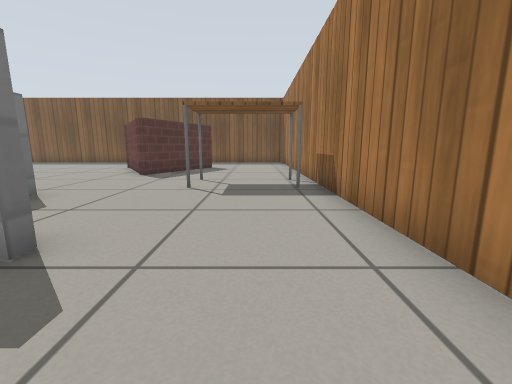
view 1 (above)

16 first-person views from a walk through a robot-simulator world made for Gazebo. The camera is 0.5 m above the floor, tilts 10° down and sees 90° across. The lines on the ground mark 1 m squares. The floor is counted in squares, 0.5 m on a side. Each view is taken from the middle of a square. On the plan, view 1 faces up. The plan holds only what a view shows up to about 11 squares ahead; the rest is blank. Simple patterns stand in for the simulator's built-in surfaces.

view 2
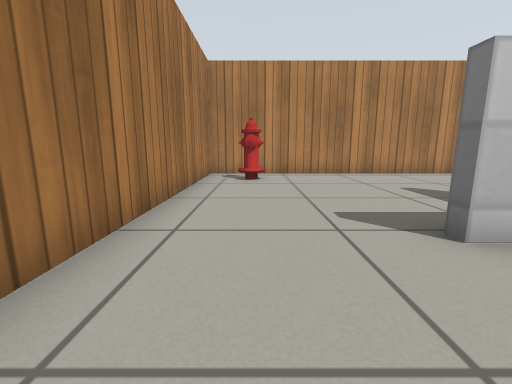

view 3
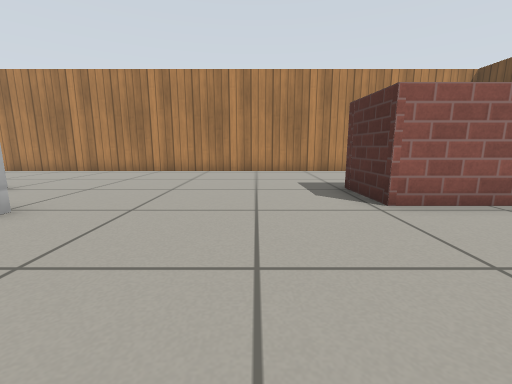

view 4
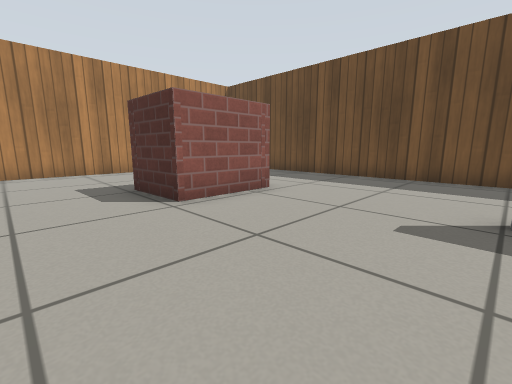

view 5
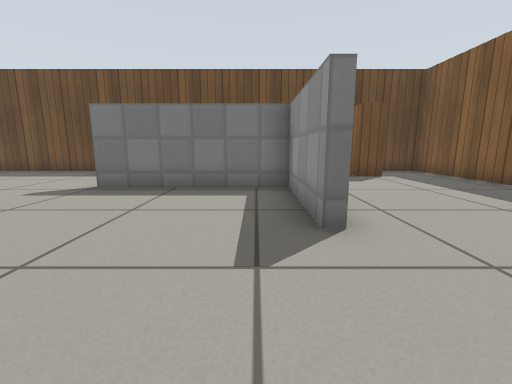

view 6
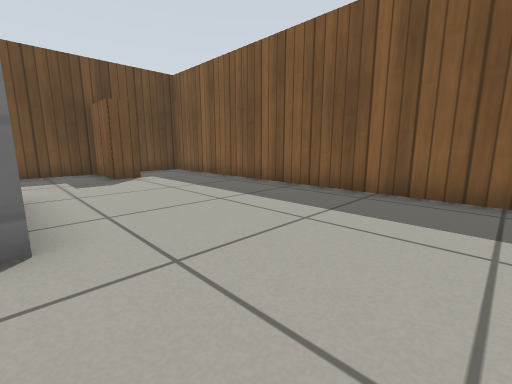

view 7
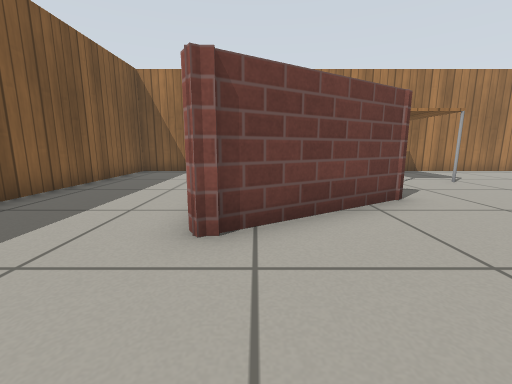

view 8
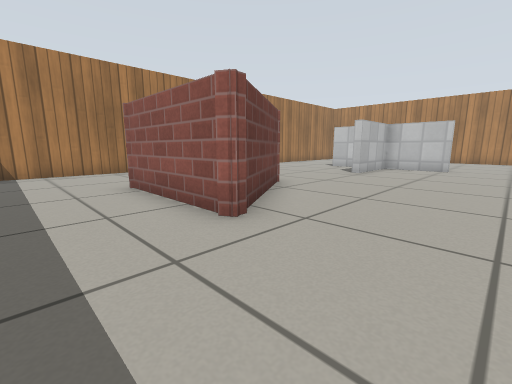

view 9
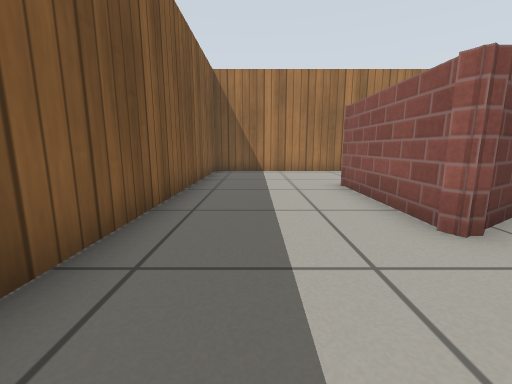

view 10
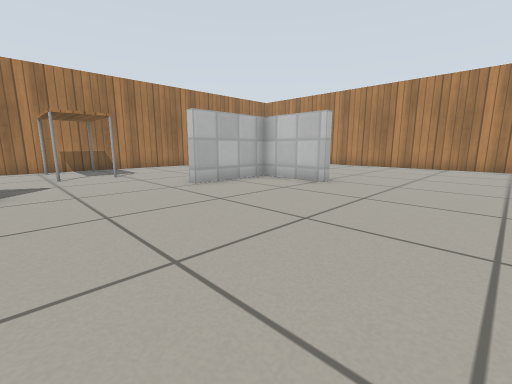

view 11
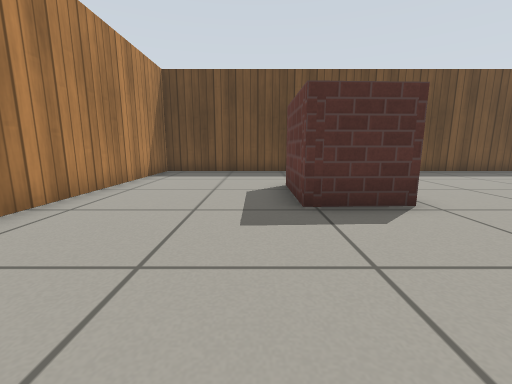

view 12
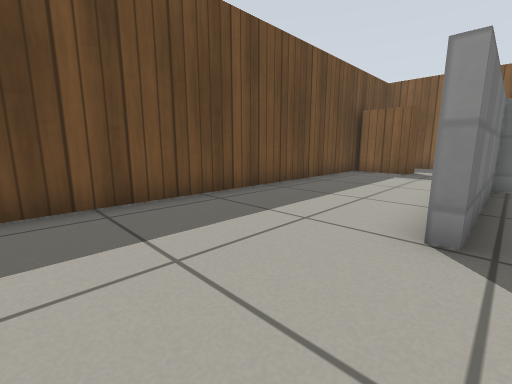

view 13
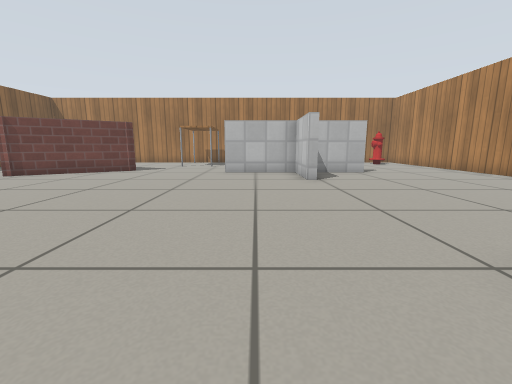

view 14
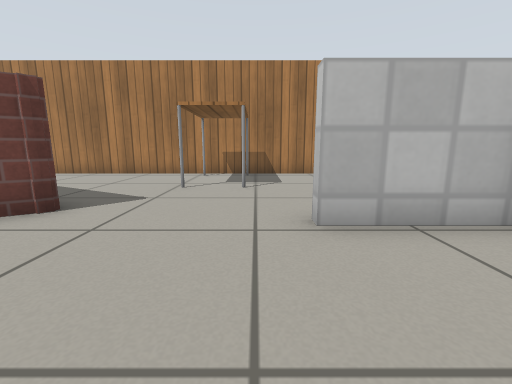

view 15
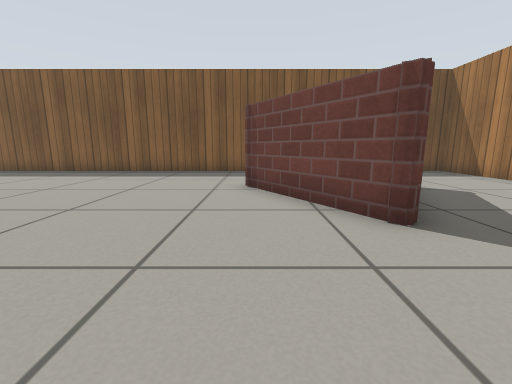

view 16
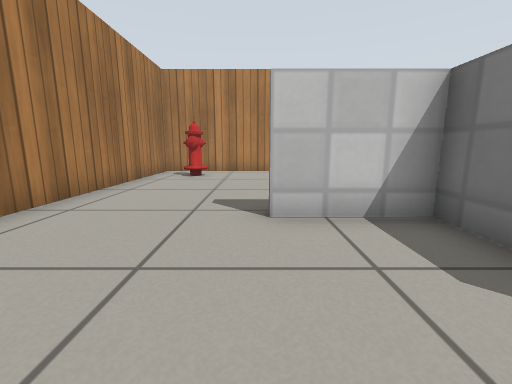

### Floor plan
Points are (right, up) in squares from view 1. A wall is a line through its corners. A room is listed if a view was taken in it or the views show most of it. See-through windows are left out.
Room 1 (view 1)
walls: (-5.5, -4.7) (1.7, -4.7) (1.7, 2.5)
ways out: opening at (-5, -2.5) to room 2; opening at (-0.5, 2) to room 2
objects: fire hydrant (0, -3)
Room 2 (views 2, 3, 4, 5, 6, 7, 8, 9, 10, 11, 12, 13, 14, 15, 16)
walls: (-12, 10.8) (-15.3, 10.8) (-15.3, 6); (-7.2, 2.4) (-4.8, 2.4) (-4.8, 5.3); (-4.5, 5.3) (-4.5, 2.4) (-2.1, 2.4); (-4, 9) (-6.3, 12.7) (-2.4, 12.7); (-15.7, 1.7) (-13.3, 1.7) (-13.2, -0.2) (-15.8, -0.2); (-2.9, 11.3) (-4, 9.1) (-4.2, 9.2); (-4.8, -0.4) (-4.8, 1.6); (1.7, 2.5) (1.7, 16.7) (-19.7, 16.7) (-19.7, -4.7) (-5.5, -4.7)
ways out: opening at (-5, -2.5) to room 1; opening at (-0.5, 2) to room 1
objects: bookshelf (-19, 14) to (-18, 14); table (-1, 7) to (1, 8)

Where each view was taken, in squares from view 1:
view 1: 0 up, 0 right, facing up
view 2: 5 up, 0 right, facing down
view 3: 6 up, 11 left, facing down
view 4: 6 up, 11 left, facing down-left
view 5: 10 up, 9 left, facing left
view 6: 11 up, 9 left, facing up-left
view 7: 12 up, 9 left, facing right
view 8: 15 up, 9 left, facing down-right
view 9: 15 up, 9 left, facing right
view 10: 9 up, 11 left, facing down-right
view 11: 1 down, 9 left, facing left
view 12: 3 up, 15 left, facing up-left
view 13: 4 up, 15 left, facing right
view 14: 6 up, 8 left, facing right
view 15: 6 up, 6 left, facing up
view 16: 6 up, 2 left, facing down
